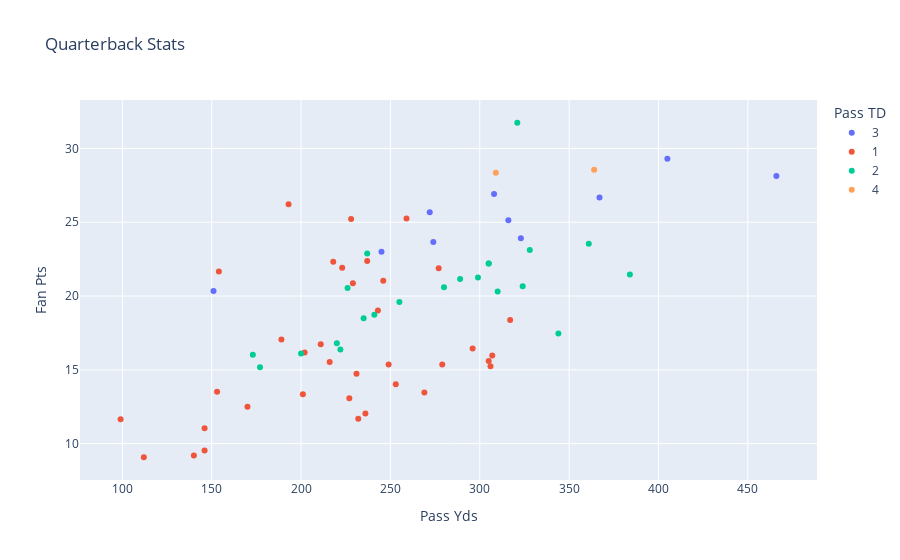

Notebook code for this chart:
### Code cell
fig = px.scatter(df_qb, x = "Pass Yds", y = "Fan Pts", color = "Pass TD", 
                 hover_data = ["Name", "Team"], title = "Quarterback Stats")

fig.show()

### Figure 1 — Plotly figure (JSON) as saved in the notebook; plotly's stock layout.template omitted (floating-point values rounded to 4 significant figures)
{"data": [{"customdata": [["Tua Tagovailoa", "Mia"], ["Mac Jones", "NE"], ["Jordan Love", "GB"], ["Russell Wilson", "Den"], ["Jared Goff", "Det"], ["Josh Allen", "Buf"], ["Jordan Love", "GB"], ["Justin Herbert", "LAC"], ["Kirk Cousins", "Min"], ["Patrick Mahomes", "KC"]], "hovertemplate": "Pass TD=3<br>Pass Yds=%{x}<br>Fan Pts=%{y}<br>Name=%{customdata[0]}<br>Team=%{customdata[1]}<extra></extra>", "legendgroup": "3", "marker": {"color": "#636efa", "symbol": "circle"}, "mode": "markers", "name": "3", "orientation": "v", "showlegend": true, "type": "scatter", "x": [466, 316, 245, 308, 323, 274, 151, 405, 367, 272], "xaxis": "x", "y": [28.14, 25.14, 23, 26.92, 23.92, 23.66, 20.34, 29.3, 26.68, 25.68], "yaxis": "y"}, {"customdata": [["Anthony Richardson", "Ind"], ["Deshaun Watson", "Cle"], ["Justin Herbert", "LAC"], ["Sam Howell", "Was"], ["Derek Carr", "NO"], ["Justin Fields", "Chi"], ["Jared Goff", "Det"], ["Jalen Hurts", "Phi"], ["Josh Allen", "Buf"], ["Kenny Pickett", "Pit"], ["Bryce Young", "Car"], ["Zach Wilson", "NYJ"], ["Geno Smith", "Sea"], ["Jalen Hurts", "Phi"], ["Joshua Dobbs", "Ari"], ["Desmond Ridder", "Atl"], ["Ryan Tannehill", "Ten"], ["Baker Mayfield", "TB"], ["Justin Fields", "Chi"], ["Matthew Stafford", "LAR"], ["Mac Jones", "NE"], ["Bryce Young", "Car"], ["Jordan Love", "GB"], ["Josh Allen", "Buf"], ["Jalen Hurts", "Phi"], ["Jared Goff", "Det"], ["Joshua Dobbs", "Ari"], ["Geno Smith", "Sea"], ["Trevor Lawrence", "Jax"], ["Dak Prescott", "Dal"], ["Russell Wilson", "Den"], ["Matthew Stafford", "LAR"], ["Mac Jones", "NE"], ["Gardner Minshew", "Ind"], ["Justin Fields", "Chi"], ["Baker Mayfield", "TB"]], "hovertemplate": "Pass TD=1<br>Pass Yds=%{x}<br>Fan Pts=%{y}<br>Name=%{customdata[0]}<br>Team=%{customdata[1]}<extra></extra>", "legendgroup": "1", "marker": {"color": "#EF553B", "symbol": "circle"}, "mode": "markers", "name": "1", "orientation": "v", "showlegend": true, "type": "scatter", "x": [223, 154, 229, 202, 305, 216, 253, 170, 236, 232, 146, 140, 112, 193, 228, 237, 246, 317, 211, 307, 231, 153, 259, 218, 277, 243, 189, 296, 279, 249, 306, 269, 201, 227, 99, 146], "xaxis": "x", "y": [21.92, 21.66, 20.86, 16.18, 15.6, 15.54, 14.02, 12.5, 12.04, 11.68, 9.54, 9.2, 9.08, 26.22, 25.22, 22.38, 21.04, 18.38, 16.74, 15.98, 14.74, 13.52, 25.26, 22.32, 21.88, 19.02, 17.06, 16.44, 15.36, 15.36, 15.24, 13.46, 13.34, 13.08, 11.66, 11.04], "yaxis": "y"}, {"customdata": [["Patrick Mahomes", "KC"], ["Trevor Lawrence", "Jax"], ["Kirk Cousins", "Min"], ["Brock Purdy", "SF"], ["Jimmy Garoppolo", "LV"], ["Baker Mayfield", "TB"], ["Russell Wilson", "Den"], ["Daniel Jones", "NYG"], ["Geno Smith", "Sea"], ["Lamar Jackson", "Bal"], ["Patrick Mahomes", "KC"], ["Justin Herbert", "LAC"], ["C.J. Stroud", "Hou"], ["Sam Howell", "Was"], ["Dak Prescott", "Dal"], ["Joe Burrow", "Cin"], ["Andy Dalton", "Car"], ["Deshaun Watson", "Cle"], ["Jimmy Garoppolo", "LV"], ["C.J. Stroud", "Hou"], ["Brock Purdy", "SF"], ["Kenny Pickett", "Pit"]], "hovertemplate": "Pass TD=2<br>Pass Yds=%{x}<br>Fan Pts=%{y}<br>Name=%{customdata[0]}<br>Team=%{customdata[1]}<extra></extra>", "legendgroup": "2", "marker": {"color": "#00cc96", "symbol": "circle"}, "mode": "markers", "name": "2", "orientation": "v", "showlegend": true, "type": "scatter", "x": [226, 241, 344, 220, 200, 173, 177, 321, 328, 237, 305, 305, 384, 299, 255, 222, 361, 289, 324, 280, 310, 235], "xaxis": "x", "y": [20.54, 18.74, 17.46, 16.8, 16.1, 16.02, 15.18, 31.74, 23.12, 22.88, 22.2, 22.2, 21.46, 21.26, 19.6, 16.38, 23.54, 21.16, 20.66, 20.6, 20.3, 18.5], "yaxis": "y"}, {"customdata": [["Kirk Cousins", "Min"], ["Tua Tagovailoa", "Mia"]], "hovertemplate": "Pass TD=4<br>Pass Yds=%{x}<br>Fan Pts=%{y}<br>Name=%{customdata[0]}<br>Team=%{customdata[1]}<extra></extra>", "legendgroup": "4", "marker": {"color": "#FFA15A", "symbol": "circle"}, "mode": "markers", "name": "4", "orientation": "v", "showlegend": true, "type": "scatter", "x": [364, 309], "xaxis": "x", "y": [28.56, 28.36], "yaxis": "y"}], "layout": {"legend": {"title": {"text": "Pass TD"}, "tracegroupgap": 0}, "title": {"text": "Quarterback Stats"}, "xaxis": {"anchor": "y", "domain": [0, 1], "title": {"text": "Pass Yds"}}, "yaxis": {"anchor": "x", "domain": [0, 1], "title": {"text": "Fan Pts"}}}}
